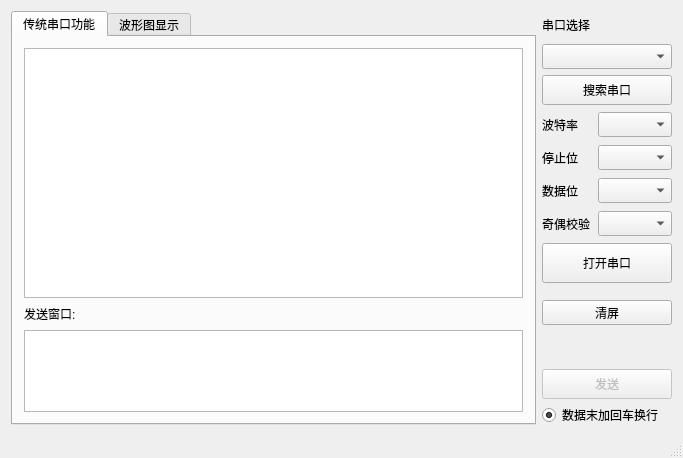
<?xml version="1.0" encoding="UTF-8"?>
<ui version="4.0">
 <class>MainWindow</class>
 <widget class="QMainWindow" name="MainWindow">
  <property name="geometry">
   <rect>
    <x>0</x>
    <y>0</y>
    <width>683</width>
    <height>458</height>
   </rect>
  </property>
  <property name="windowTitle">
   <string>小灰灰串口助手</string>
  </property>
  <widget class="QWidget" name="centralWidget">
   <layout class="QGridLayout" name="gridLayout_2">
    <item row="1" column="2">
     <spacer name="verticalSpacer_3">
      <property name="orientation">
       <enum>Qt::Vertical</enum>
      </property>
      <property name="sizeHint" stdset="0">
       <size>
        <width>20</width>
        <height>40</height>
       </size>
      </property>
     </spacer>
    </item>
    <item row="0" column="0" rowspan="5">
     <widget class="QTabWidget" name="tabWidget">
      <property name="currentIndex">
       <number>0</number>
      </property>
      <widget class="QWidget" name="tab_1">
       <attribute name="title">
        <string>传统串口功能</string>
       </attribute>
       <layout class="QGridLayout" name="gridLayout">
        <item row="0" column="0">
         <widget class="QPlainTextEdit" name="ReceivePlainTextEdit">
          <property name="minimumSize">
           <size>
            <width>0</width>
            <height>250</height>
           </size>
          </property>
         </widget>
        </item>
        <item row="1" column="0">
         <widget class="QLabel" name="label_5">
          <property name="minimumSize">
           <size>
            <width>0</width>
            <height>20</height>
           </size>
          </property>
          <property name="maximumSize">
           <size>
            <width>16777215</width>
            <height>40</height>
           </size>
          </property>
          <property name="text">
           <string>发送窗口:</string>
          </property>
         </widget>
        </item>
        <item row="2" column="0">
         <widget class="QPlainTextEdit" name="SendPlainTextEdit">
          <property name="minimumSize">
           <size>
            <width>0</width>
            <height>70</height>
           </size>
          </property>
          <property name="maximumSize">
           <size>
            <width>16777215</width>
            <height>140</height>
           </size>
          </property>
         </widget>
        </item>
       </layout>
      </widget>
      <widget class="QWidget" name="tab_2">
       <attribute name="title">
        <string>波形图显示</string>
       </attribute>
      </widget>
     </widget>
    </item>
    <item row="4" column="2">
     <layout class="QVBoxLayout" name="verticalLayout_2">
      <item>
       <widget class="QPushButton" name="SendButton">
        <property name="enabled">
         <bool>false</bool>
        </property>
        <property name="minimumSize">
         <size>
          <width>130</width>
          <height>30</height>
         </size>
        </property>
        <property name="text">
         <string>发送</string>
        </property>
       </widget>
      </item>
      <item>
       <widget class="QRadioButton" name="radioButton">
        <property name="enabled">
         <bool>true</bool>
        </property>
        <property name="minimumSize">
         <size>
          <width>40</width>
          <height>20</height>
         </size>
        </property>
        <property name="acceptDrops">
         <bool>false</bool>
        </property>
        <property name="text">
         <string>数据末加回车换行</string>
        </property>
        <property name="checked">
         <bool>true</bool>
        </property>
       </widget>
      </item>
     </layout>
    </item>
    <item row="0" column="2">
     <layout class="QVBoxLayout" name="verticalLayout">
      <item>
       <widget class="QLabel" name="label">
        <property name="minimumSize">
         <size>
          <width>130</width>
          <height>27</height>
         </size>
        </property>
        <property name="maximumSize">
         <size>
          <width>16777215</width>
          <height>27</height>
         </size>
        </property>
        <property name="text">
         <string>串口选择</string>
        </property>
       </widget>
      </item>
      <item>
       <widget class="QComboBox" name="setPort">
        <property name="enabled">
         <bool>true</bool>
        </property>
        <property name="minimumSize">
         <size>
          <width>130</width>
          <height>25</height>
         </size>
        </property>
        <property name="mouseTracking">
         <bool>false</bool>
        </property>
        <property name="acceptDrops">
         <bool>false</bool>
        </property>
        <property name="whatsThis">
         <string/>
        </property>
       </widget>
      </item>
      <item>
       <widget class="QPushButton" name="SearchButton">
        <property name="minimumSize">
         <size>
          <width>130</width>
          <height>30</height>
         </size>
        </property>
        <property name="text">
         <string>搜索串口</string>
        </property>
       </widget>
      </item>
      <item>
       <layout class="QHBoxLayout" name="horizontalLayout">
        <item>
         <widget class="QLabel" name="label_2">
          <property name="minimumSize">
           <size>
            <width>50</width>
            <height>27</height>
           </size>
          </property>
          <property name="maximumSize">
           <size>
            <width>50</width>
            <height>27</height>
           </size>
          </property>
          <property name="text">
           <string>波特率</string>
          </property>
         </widget>
        </item>
        <item>
         <widget class="QComboBox" name="setBaudRate">
          <property name="minimumSize">
           <size>
            <width>70</width>
            <height>25</height>
           </size>
          </property>
         </widget>
        </item>
       </layout>
      </item>
      <item>
       <layout class="QHBoxLayout" name="horizontalLayout_2">
        <item>
         <widget class="QLabel" name="label_3">
          <property name="minimumSize">
           <size>
            <width>50</width>
            <height>27</height>
           </size>
          </property>
          <property name="maximumSize">
           <size>
            <width>50</width>
            <height>27</height>
           </size>
          </property>
          <property name="text">
           <string>停止位</string>
          </property>
         </widget>
        </item>
        <item>
         <widget class="QComboBox" name="setStopBits">
          <property name="minimumSize">
           <size>
            <width>70</width>
            <height>25</height>
           </size>
          </property>
         </widget>
        </item>
       </layout>
      </item>
      <item>
       <layout class="QHBoxLayout" name="horizontalLayout_3">
        <item>
         <widget class="QLabel" name="label_6">
          <property name="minimumSize">
           <size>
            <width>50</width>
            <height>27</height>
           </size>
          </property>
          <property name="maximumSize">
           <size>
            <width>50</width>
            <height>27</height>
           </size>
          </property>
          <property name="text">
           <string>数据位</string>
          </property>
         </widget>
        </item>
        <item>
         <widget class="QComboBox" name="setDataBits">
          <property name="minimumSize">
           <size>
            <width>70</width>
            <height>25</height>
           </size>
          </property>
         </widget>
        </item>
       </layout>
      </item>
      <item>
       <layout class="QHBoxLayout" name="horizontalLayout_4">
        <item>
         <widget class="QLabel" name="label_4">
          <property name="minimumSize">
           <size>
            <width>50</width>
            <height>27</height>
           </size>
          </property>
          <property name="maximumSize">
           <size>
            <width>50</width>
            <height>27</height>
           </size>
          </property>
          <property name="text">
           <string>奇偶校验</string>
          </property>
         </widget>
        </item>
        <item>
         <widget class="QComboBox" name="setParitycheck">
          <property name="minimumSize">
           <size>
            <width>70</width>
            <height>25</height>
           </size>
          </property>
         </widget>
        </item>
       </layout>
      </item>
      <item>
       <widget class="QPushButton" name="OpenSerialportButton">
        <property name="minimumSize">
         <size>
          <width>130</width>
          <height>40</height>
         </size>
        </property>
        <property name="text">
         <string>打开串口</string>
        </property>
       </widget>
      </item>
      <item>
       <spacer name="verticalSpacer">
        <property name="orientation">
         <enum>Qt::Vertical</enum>
        </property>
        <property name="sizeHint" stdset="0">
         <size>
          <width>20</width>
          <height>40</height>
         </size>
        </property>
       </spacer>
      </item>
      <item>
       <layout class="QHBoxLayout" name="horizontalLayout_5">
        <item>
         <widget class="QPushButton" name="ClearReceiveButton">
          <property name="minimumSize">
           <size>
            <width>60</width>
            <height>25</height>
           </size>
          </property>
          <property name="text">
           <string>清屏</string>
          </property>
         </widget>
        </item>
       </layout>
      </item>
     </layout>
    </item>
    <item row="2" column="2">
     <spacer name="verticalSpacer_2">
      <property name="orientation">
       <enum>Qt::Vertical</enum>
      </property>
      <property name="sizeHint" stdset="0">
       <size>
        <width>20</width>
        <height>40</height>
       </size>
      </property>
     </spacer>
    </item>
   </layout>
  </widget>
  <widget class="QMenuBar" name="menuBar">
   <property name="geometry">
    <rect>
     <x>0</x>
     <y>0</y>
     <width>683</width>
     <height>23</height>
    </rect>
   </property>
  </widget>
  <widget class="QStatusBar" name="statusBar"/>
 </widget>
 <layoutdefault spacing="6" margin="11"/>
 <resources/>
 <connections/>
</ui>
